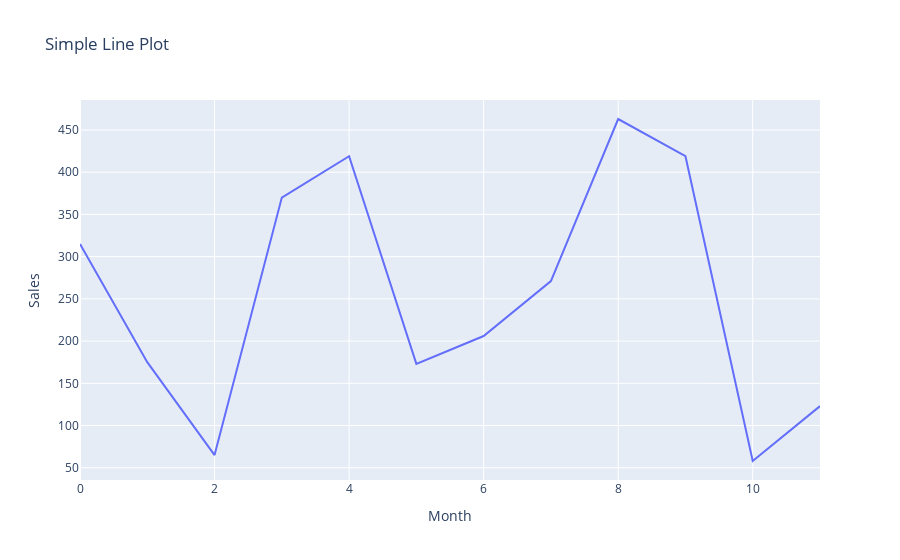

The notebook cell this image was saved under:
### Code cell
fig = px.line(x=x,y=y, title='Simple Line Plot', labels = dict(x='Month', y='Sales'))
fig.show()

### Figure 1 — Plotly figure (JSON) as saved in the notebook; plotly's stock layout.template omitted (floating-point values rounded to 4 significant figures)
{"data": [{"hovertemplate": "Month=%{x}<br>Sales=%{y}<extra></extra>", "legendgroup": "", "line": {"color": "#636efa", "dash": "solid"}, "marker": {"symbol": "circle"}, "mode": "lines", "name": "", "orientation": "v", "showlegend": false, "type": "scatter", "x": [0, 1, 2, 3, 4, 5, 6, 7, 8, 9, 10, 11], "xaxis": "x", "y": [315, 175, 65, 370, 419, 173, 206, 271, 463, 419, 58, 123], "yaxis": "y"}], "layout": {"autosize": true, "legend": {"tracegroupgap": 0}, "title": {"text": "Simple Line Plot"}, "xaxis": {"anchor": "y", "autorange": true, "domain": [0, 1], "range": [0, 11], "title": {"text": "Month"}, "type": "linear"}, "yaxis": {"anchor": "x", "autorange": true, "domain": [0, 1], "range": [35.5, 485.5], "title": {"text": "Sales"}, "type": "linear"}}}
